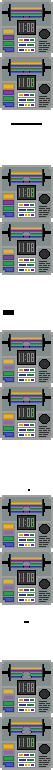
#> input picture games/coot-the-wire/assets/week1/bomb.png, 53 x 770 px; its folder holds 4 pictures in this run
$ python build_coot_the_wire.py
#> lines starting #> are read from the running program, lines starting #| are printed output that depends on the picture
#!/usr/bin/env python3
"""Build a week of Coot the Wire: cut the bomb sheet, and radio up the recordings.

Drop the week's bomb.png in its folder and your clean takes in its voice/ folder, and
run this. It writes the files the game actually plays and leaves your originals alone,
so you can re-run it with different settings as often as you want.

    games/coot-the-wire/assets/week1/
        bomb.png              <- your sprite sheet: 3n + 2 sprites for n rounds
        voice/                <- your clean takes. Nothing here is ever written to.
            rec1.mp3              mp3, m4a, wav, aiff, caf — whatever you have, and
            rec2.mp3              a folder can mix them. Name them for the round.
        bomb-1.gif ...        <- cut from bomb.png
        hitbox-1.png ...
        bomb.json
        rec1.mp3              <- what this writes, and what the game plays
        rec2.mp3

    python3 tools/build_coot_the_wire.py 1      # just week 1
    python3 tools/build_coot_the_wire.py        # every week with a bomb.png or a voice/ folder

The bomb is cut first, so the check for missing recordings goes by this sheet's
rounds.

The bomb sheet is one column of sprites, all the same size (55px tall; pass
--sprite-height for another), stacked top to bottom in threes: two frames of the
bomb, then the hitbox for the wire to cut on it.

    bomb 1 frame a
    bomb 1 frame b
    hitbox 1          <- peck here while bomb 1 is showing
    bomb 2 frame a
    bomb 2 frame b
    hitbox 2
    ...
    last bomb frame a <- the last bomb has no hitbox: it's the defused one
    last bomb frame b

So n rounds is 3n + 2 sprites. A hitbox sprite is the same size as the bomb with the
pecking target painted in -- any solid colour -- and every other pixel left
see-through. Each bomb becomes bomb-<N>.gif, its two frames a second each on a loop;
each hitbox becomes hitbox-<N>.png; and bomb.json says how many rounds there are.
Old bomb-*.gif and hitbox-*.png from a previous run are cleared out.

What it does to a recording, in order:

    trims the silence off both ends, and evens out the loud and quiet parts
    throws away everything below 300Hz and above 3000Hz, which is most of what
        makes a voice sound like it's in the room with you
    pushes it into a gentle overdrive, so it sounds like a small speaker
        working harder than it wants to
    lays hiss underneath the whole thing
    keys the handset on and off around it: a burst of static at the top, a click
        and a tail of hiss at the end

Needs `lame` to write the mp3 (`brew install lame`). Everything else is already on
your Mac: afconvert reads the recording, numpy and scipy do the work. Without lame it
writes a .wav next to where the mp3 would go, so you can still hear it.

The knobs are at the top of this file, and each one has a --flag. Defaults are a
two-way radio in decent signal; --drive and --hiss are the two worth playing with.
"""

import argparse
import json
import re
import shutil
import subprocess
import sys
import tempfile
import wave
from pathlib import Path

try:
    import numpy as np
    from scipy import signal
except ImportError:
    sys.exit("This needs numpy and scipy: python3 -m pip install numpy scipy")
try:
    from PIL import Image
except ImportError:
    sys.exit("This needs Pillow: python3 -m pip install Pillow")

WEEKS = Path(__file__).resolve().parent.parent / "games" / "coot-the-wire" / "assets"
READABLE = {".mp3", ".m4a", ".wav", ".aiff", ".aif", ".caf", ".mp4", ".aac"}

RATE = 48000  # Everything is worked out at this rate, then handed to lame.
BITRATE = 64  # kbps, mono. Plenty for a voice that stops at 3kHz.

LOW, HIGH = 300, 3000  # The slot a two-way radio leaves you, in Hz.
DRIVE = 4.0  # How hard the voice is pushed into the overdrive. 1 is clean.
HISS = 0.012  # How loud the background static is, 0 to 1.
SQUELCH = 1.0  # Size of the key-on burst and key-off click. 0 turns them off.
TRIM_HEADROOM = 12  # dB above the room's own hum before it counts as talking.

SPRITE_HEIGHT = 55  # Height of one bomb sprite; --sprite-height for another size.
FRAME_MS = 1000  # How long each of a bomb's two frames shows.
CLEAR_ALPHA = 8  # Anything fainter counts as see-through, same as the game's masks.js.


# ---------- Cutting the bomb ----------

def split(sheet, sprite_height):
    """The sheet's sprites, top to bottom. Raises ValueError if it doesn't add up."""
    if sheet.height % sprite_height:
        raise ValueError(
            f"{sheet.height}px tall isn't a whole number of {sprite_height}px sprites "
            f"(off by {sheet.height % sprite_height}px)"
        )
    count = sheet.height // sprite_height
    if count < 5 or (count + 1) % 3:
        raise ValueError(
            f"{count} sprites doesn't make sets of bomb, bomb, hitbox with two bomb "
            f"sprites left over at the end. Expected 5, 8, 11, 14, ... for 1, 2, 3, 4 rounds"
        )
    return [
        sheet.crop((0, i * sprite_height, sheet.width, (i + 1) * sprite_height))
        for i in range(count)
    ]


def gif_frames(first, second):
    """The two bomb sprites as GIF frames sharing one palette, with transparency."""
    # Quantise both at once so the palette can't shift between frames and flicker.
    together = Image.new("RGB", (first.width, first.height * 2))
    together.paste(first.convert("RGB"), (0, 0))
    together.paste(second.convert("RGB"), (0, first.height))
    palette = together.quantize(colors=255, method=Image.MEDIANCUT)  # Leaves 255 free.

    frames = []
    for sprite in (first, second):
        frame = sprite.convert("RGB").quantize(palette=palette, dither=Image.Dither.NONE)
        see_through = sprite.getchannel("A").point(lambda a: 255 if a < CLEAR_ALPHA else 0)
        frame.paste(255, see_through)
        frames.append(frame)
    return frames


def cut_bomb(folder, sprite_height, frame_ms):
    """Cut bomb.png into bomb-N.gif, hitbox-N.png and bomb.json."""
#> called with sprite_height = 55, frame_ms = 1000
    sheet = Image.open(folder / "bomb.png").convert("RGBA")
#> sheet is the input picture: PIL image 53x770 RGBA; mean R, G, B, A 85.1, 89.7, 87.3, 182
    sprites = split(sheet, sprite_height)
#> sprites = 14 items
    bombs = [(sprites[i], sprites[i + 1]) for i in range(0, len(sprites), 3)]
#> bombs = 5 items
    hitboxes = sprites[2::3]
#> hitboxes = 4 items

    for stale in list(folder.glob("bomb-*.gif")) + list(folder.glob("hitbox-*.png")):
        stale.unlink()

    for number, (first, second) in enumerate(bombs, start=1):
        frames = gif_frames(first, second)
        frames[0].save(
            folder / f"bomb-{number}.gif",
            save_all=True,
            append_images=frames[1:],
            duration=frame_ms,
            loop=0,
            transparency=255,
            disposal=2,
        )
#> this loop made 5 passes
#> pass 1, in gif_frames, `palette = together.quantize(colors=255, method=Image.MEDIANCUT)`:
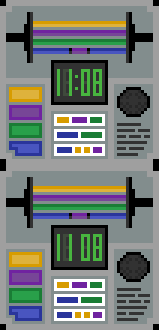
#> palette: PIL image 53x110 P (shown 3 times larger); mean R, G, B 118.5, 124.8, 121.9
#> pass 1, in cut_bomb, `frames[0].save( folder / f"bomb-{number}.gif", save_all=True, append_i..`:
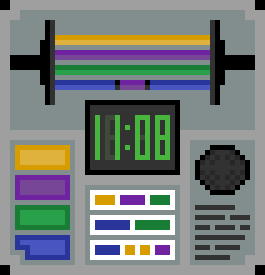
#> saved as bomb-1.gif: PIL image 53x55 P (shown 5 times larger); mean R, G, B 118.5, 124.9, 121.9

    for number, hitbox in enumerate(hitboxes, start=1):
        hitbox.save(folder / f"hitbox-{number}.png")
        if not hitbox.getchannel("A").getbbox():
            print(f"  ! hitbox-{number}.png is blank — nothing to peck on that round")
#> this loop made 4 passes
#> pass 2, in cut_bomb, `hitbox.save(folder / f"hitbox-{number}.png")`:
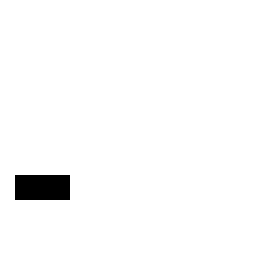
#> saved as hitbox-2.png: PIL image 53x55 RGBA (shown 5 times larger); mean R, G, B, A 0, 0, 0, 4.8; transparent parts drawn white

    (folder / "bomb.json").write_text(json.dumps({"rounds": len(hitboxes)}) + "\n")

    print(
        f"{folder.name}: {sheet.width}x{sprite_height} sprites, "
        f"{len(bombs)} bombs and {len(hitboxes)} hitboxes → {len(hitboxes)} rounds"
    )
#| week1: 53x55 sprites, 5 bombs and 4 hitboxes → 4 rounds


# ---------- Reading and writing audio ----------

# [210 lines left out: functions read_audio, write_mp3, band, envelope, even_out, trim and 7 more, not called in this run]


def build(week_folder, args):
    """Cut the bomb, then do the recordings. False if either went wrong."""
    cut = True
    if (week_folder / "bomb.png").is_file():
        try:
            cut_bomb(week_folder, args.sprite_height, args.frame_ms)
#> the loop in cut_bomb (call 2), `for number, (first, second) in enumerate(bombs, start=1):` made 5 passes
#> pass 2, in cut_bomb (call 2), `frames[0].save( folder / f"bomb-{number}.gif", save_all=True, append_i..`:
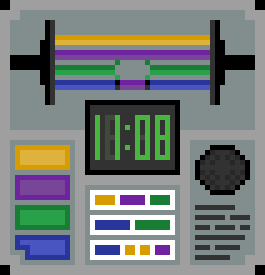
#> saved as bomb-2.gif: PIL image 53x55 P (shown 5 times larger); mean R, G, B 118.8, 124.9, 122.1
#> pass 3, in gif_frames (call 8), `palette = together.quantize(colors=255, method=Image.MEDIANCUT)`:
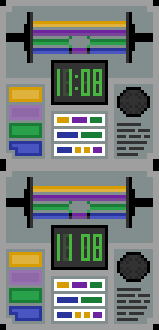
#> palette: PIL image 53x110 P (shown 3 times larger); mean R, G, B 119.4, 125.9, 122.4
#> the loop in cut_bomb (call 2), `for number, hitbox in enumerate(hitboxes, start=1):` made 4 passes
#| week2: 53x55 sprites, 5 bombs and 4 hitboxes → 4 rounds
        except ValueError as error:
            print(f"{week_folder.name}: bomb.png: {error}", file=sys.stderr)
            cut = False
    else:
        print(f"{week_folder.name}: no bomb.png yet, so no bomb to cut", file=sys.stderr)
    return build_voice(week_folder, args) and cut


def build_voice(week_folder, args):
    voice_folder = week_folder / "voice"
    if not voice_folder.is_dir():
        print(
            f"{week_folder.name}: no voice/ folder. Make one and put your clean takes in "
            f"it as rec1, rec2, … then run this again:\n  {voice_folder}",
            file=sys.stderr,
        )
        return False

    recordings = takes(voice_folder)
    if not recordings:
        print(f"{week_folder.name}: voice/ has no rec1, rec2, … in it", file=sys.stderr)
        return False

    rng = np.random.default_rng(args.seed)
    encoded = True
    done = []
    for source in recordings:
        target = week_folder / f"{source.stem}.mp3"
        with tempfile.TemporaryDirectory() as scratch:
            scratch = Path(scratch)
            samples = read_audio(source, scratch)
            if np.max(np.abs(samples)) < 1e-3:  # -60dB: there's nothing on this one.
                print(f"  ! {source.name} has nothing on it — skipped", file=sys.stderr)
                continue
            treated = radio(samples, args, rng)
            written, as_mp3 = write_mp3(treated, target, scratch)
        encoded = encoded and as_mp3
        done.append(source.stem)
        print(
            f"{week_folder.name}: {source.name} → {written.name}  "
            f"{len(samples) / RATE:.1f}s in, {len(treated) / RATE:.1f}s out"
        )

    warn_about_gaps(week_folder, done)
    if not encoded:
        print(
            "  ! lame isn't installed, so those are .wav files the game won't load.\n"
            "    Install it and run this again:  brew install lame",
            file=sys.stderr,
        )
    return True


def main():
    parser = argparse.ArgumentParser(description=__doc__.split("\n")[0])
    parser.add_argument("week", nargs="?", type=int, help="week number; omit for every week")
    parser.add_argument("--drive", type=float, default=DRIVE,
                        help=f"how hard the overdrive is pushed, 1 is clean (default {DRIVE})")
    parser.add_argument("--hiss", type=float, default=HISS,
                        help=f"how loud the background static is (default {HISS})")
    parser.add_argument("--squelch", type=float, default=SQUELCH,
                        help=f"size of the key-on burst and key-off click, 0 for none (default {SQUELCH})")
    parser.add_argument("--low", type=float, default=LOW,
                        help=f"bottom of the radio's range in Hz (default {LOW})")
    parser.add_argument("--high", type=float, default=HIGH,
                        help=f"top of the radio's range in Hz (default {HIGH})")
    parser.add_argument("--trim", type=float, default=TRIM_HEADROOM,
                        help=f"dB above the room's hum that counts as talking (default {TRIM_HEADROOM})")
    parser.add_argument("--seed", type=int, default=7,
                        help="which static you get; same seed, same noise (default 7)")
    parser.add_argument("--sprite-height", type=int, default=SPRITE_HEIGHT,
                        help=f"height of one bomb sprite in pixels (default {SPRITE_HEIGHT})")
    parser.add_argument("--frame-ms", type=int, default=FRAME_MS,
                        help=f"how long each bomb frame shows (default {FRAME_MS})")
    args = parser.parse_args()

    if args.week:
        folders = [WEEKS / f"week{args.week}"]
        if not folders[0].is_dir():
            sys.exit(f"No such week: {folders[0]}")
    else:
        folders = sorted(
            (f for f in WEEKS.glob("week*") if (f / "voice").is_dir() or (f / "bomb.png").is_file()),
            key=lambda f: int(re.sub(r"\D", "", f.name) or 0),
        )
        if not folders:
            sys.exit(
                f"No week has a bomb.png or a voice/ folder yet. Start one, e.g.\n"
                f"  {WEEKS / 'week1' / 'bomb.png'}\n  {WEEKS / 'week1' / 'voice'}"
            )

    if not all([build(folder, args) for folder in folders]):  # A list, so every week runs.
#> (the run stopped early here; a loop or call above may not have finished)
